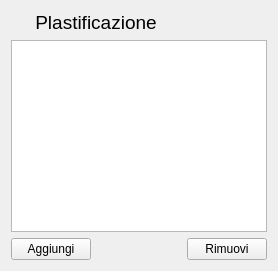
     <widget class="QWidget" name="widget_plastificazione" native="true">
      <layout class="QGridLayout" name="gridLayout_9">
       <item row="0" column="0" colspan="2">
        <widget class="QLabel" name="label_7">
         <property name="font">
          <font>
           <pointsize>14</pointsize>
          </font>
         </property>
         <property name="text">
          <string>Plastificazione</string>
         </property>
         <property name="alignment">
          <set>Qt::AlignCenter</set>
         </property>
        </widget>
       </item>
       <item row="2" column="0">
        <widget class="QPushButton" name="bottone_plastificazione_aggiungi">
         <property name="text">
          <string>Aggiungi</string>
         </property>
        </widget>
       </item>
       <item row="2" column="1">
        <spacer name="horizontalSpacer_2">
         <property name="orientation">
          <enum>Qt::Horizontal</enum>
         </property>
         <property name="sizeHint" stdset="0">
          <size>
           <width>40</width>
           <height>20</height>
          </size>
         </property>
        </spacer>
       </item>
       <item row="1" column="0" colspan="3">
        <widget class="QTableView" name="tableView_plastificazione">
         <property name="sortingEnabled">
          <bool>true</bool>
         </property>
         <attribute name="horizontalHeaderDefaultSectionSize">
          <number>200</number>
         </attribute>
         <attribute name="horizontalHeaderMinimumSectionSize">
          <number>140</number>
         </attribute>
         <attribute name="horizontalHeaderStretchLastSection">
          <bool>true</bool>
         </attribute>
        </widget>
       </item>
       <item row="2" column="2">
        <widget class="QPushButton" name="bottone_plastificazione_rimuovi">
         <property name="text">
          <string>Rimuovi</string>
         </property>
        </widget>
       </item>
      </layout>
     </widget>
